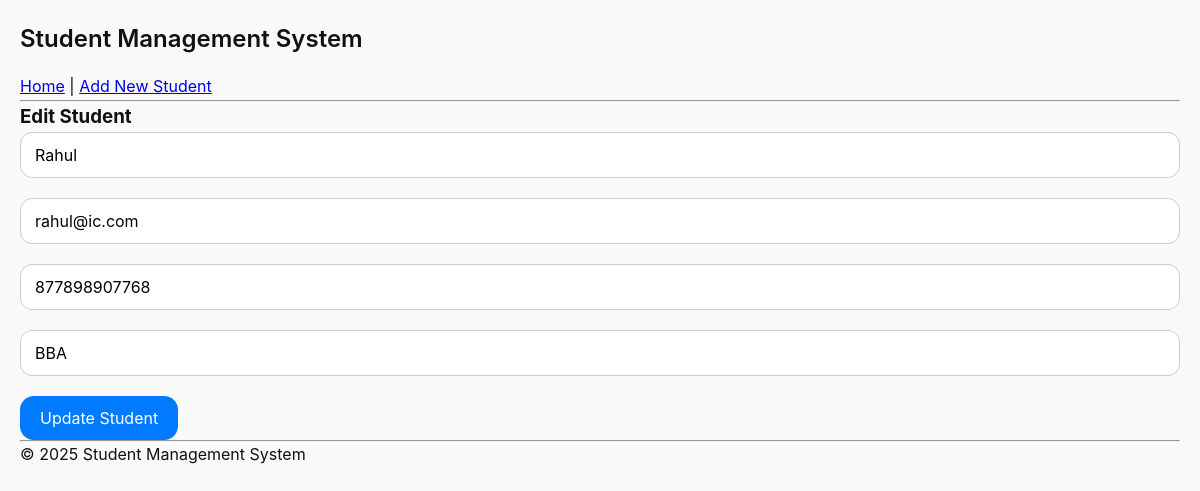
The app's page /edit.php?id=4 with its own data.
### tables this page shows
CREATE TABLE `students` (
  `id` int(11) NOT NULL,
  `name` varchar(100) NOT NULL,
  `email` varchar(100) NOT NULL,
  `phone` varchar(15) NOT NULL,
  `course` varchar(100) NOT NULL,
  `created_at` timestamp NOT NULL DEFAULT current_timestamp()
);

### edit.php (the view, shortened to what this page needs)
<?php include('config/db.php'); ?>
<?php include('includes/header.php'); ?>
<?php
$id = $_GET['id'];
$result = $conn->query("SELECT * FROM students WHERE id = $id");
$row = $result->fetch_assoc();
?>
<h3>Edit Student</h3>
<form action="edit_process.php" method="POST">
    <input type="text" name="name" value="<?= $row['name']; ?>" required><br>
    <input type="email" name="email" value="<?= $row['email']; ?>" required><br>
    <input type="text" name="phone" value="<?= $row['phone']; ?>" required><br>
    <input type="text" name="course" value="<?= $row['course']; ?>" required><br>
    <button type="submit" name="update">Update Student</button>
</form>
<?php include('includes/footer.php'); ?>

### styles.css (style rules this page uses)
* { margin: 0; padding: 0; box-sizing: border-box; font-family: -apple-system, BlinkMacSystemFont, "Segoe UI", Roboto, Helvetica, Arial, sans-serif; }
body { background-color: #f9f9f9; color: #111; font-size: 16px; line-height: 1.6; padding: 20px; }
input, select { width: 100%; padding: 12px 14px; margin-bottom: 20px; border: 1px solid #ccc; border-radius: 12px; font-size: 1rem; transition: 0.3s ease; }
button { padding: 12px 20px; border: none; border-radius: 14px; background-color: #007aff; color: #fff; font-size: 1rem; cursor: pointer; transition: 0.3s ease; }

### records on screen
students: name "Rahul", email "rahul@ic.com", phone "877898907768", course "BBA"
